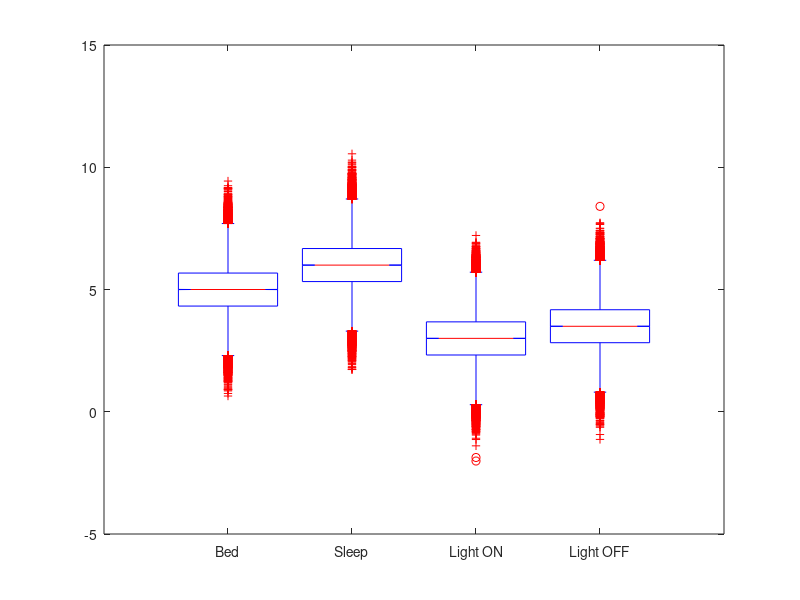

Recreate this plot in MATLAB. (Note: this script raises an error after producing the figure.)
clear all;
close all;
clc;
rng default  % For reproducibility
bed = normrnd(5,1,250000,1);
sleep = normrnd(6,1,250000,1);
lighton = normrnd(3,1,250000,1);
lightoff = normrnd(3.5,1,250000,1);
figure
boxplot([bed,sleep,lighton,lightoff],'Notch','on','Labels',{'Bed','Sleep','Light ON', 'Light OFF'})
title('Compare data from Bed room distribution sensors', FontSize=16)
xlabel('Bed room Sensor', FontSize=16)
ylabel('features values',FontSize=16)
%%%%%%%%%%%%%%%%%% washroom sensor distribution
bathroomseat = normrnd(7,1,10000,1);
watertap = normrnd(9,1,10000,1);
shower = normrnd(5,1,10000,1);
landuary = normrnd(3.5,1,10000,1);
figure
boxplot([bathroomseat,watertap,shower,landuary],'Notch','on','Labels',{'bathroom seat','Watertap','Shower', 'Laundry'})
title('Compare data from Restroom distribution sensors', FontSize=16)
xlabel('Restroom Sensor', FontSize=16)
ylabel('features values',FontSize=16)
%%%%%%%%%%%%%%%%%%%%%%%%%%%%%%%%%kitchen 
kettle = normrnd(7,1,10000,1);
microwave = normrnd(9,1,10000,1);
water_purifier = normrnd(5,1,10000,1);
induction = normrnd(3.5,1,10000,1);
Fridge = normrnd(5.5,1,10000,1);
figure
boxplot([kettle,microwave,water_purifier,induction,Fridge],'Notch','on','Labels',{'Kettle','Microwave','Water Purifier','Induction', 'Fridge'})
title('Compare data from Kitchen distribution sensors', FontSize=16)
xlabel('Kitchen Sensor', FontSize=16)
ylabel('features values',FontSize=16)

%%%%%%%%%%%%%%%%%%%%%%%%%%%%%%%%%Garden Sensor

gardning = normrnd(7,1,50000,1);
silent_dog = normrnd(9,1,50000,1);
figure
boxplot([gardning,silent_dog],'Notch','on','Labels',{'Gardning','Silent Dog'})
title('Compare data from Garden distribution sensors', FontSize=16)
xlabel('Garden Sensor', FontSize=16)
ylabel('features values',FontSize=16)
%%%%%%%%%%%%%%%%%%%%%%%hall sensor

TV = normrnd(7,1,70000,1);
reading = normrnd(10,1,70000,1);
newspaper = normrnd(6,1,70000,1);
exercise = normrnd(4.5,1,70000,1);
entertainment = normrnd(5.5,1,70000,1);
stairs = normrnd(4.5,1,70000,1);
entry = normrnd(5.5,1,70000,1);
figure
boxplot([TV,reading,newspaper,exercise,entertainment,stairs,entry],'Notch','on','Labels',{'Watching TV','Reading Book','Nespaper','Exercise', 'Entertainment', 'Stairs', 'Exit/Entry'})
title('Compare data from Hall distribution sensors', FontSize=16)
xlabel('Hall Sensor', FontSize=16)
ylabel('features values',FontSize=16)

